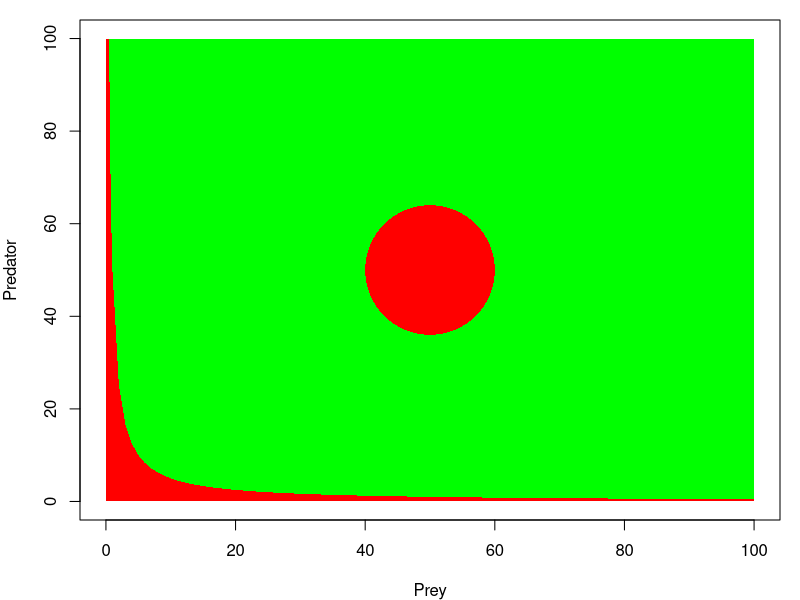

This figure's R source:
library("plotrix")
mar <- c(4, 4, 1, 1)
width <- 5
height <- 4

pdf("../images/generated/analysis-goal.pdf", width=width, height=height)
par(mar = mar)
plot(0:100, 0:100, col="white", xlab="Prey", ylab="Predator")
x <- c(seq(from=0.01, to=0.99, by=0.01), 1:100)
y <- 50/x
temp <- c()
for (i in y) {
	temp <- c(temp, if (i > 100) { 100 } else { i });
}
y <- temp
polygon(c(0, 0, x, 100), c(0, 100, y, 0), col="red", border=NA)
polygon(c(100, x), c(100, y), col="green", border=NA)
draw.circle(50, 50, 10, col="red", border=NA)
dev.off()
